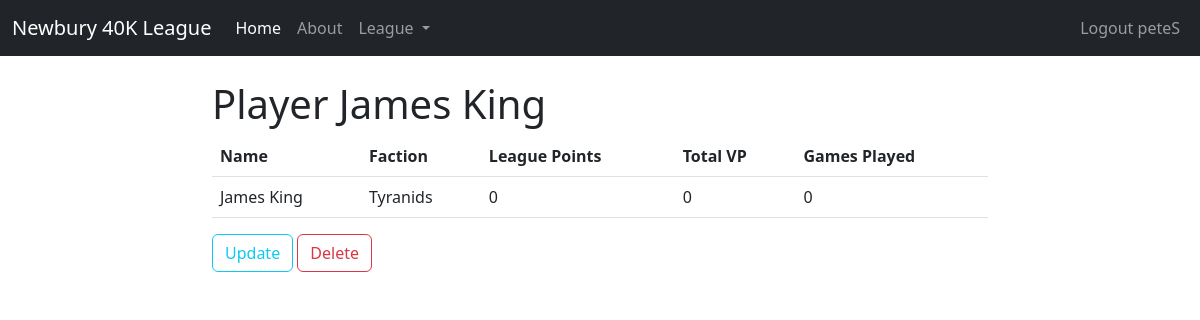
The app's page /player/1/ (signed in) with its own data.
### league/models.py (models this page shows, shortened)
class Player(models.Model):
    user = models.OneToOneField(User, on_delete=models.CASCADE)
    name = models.CharField(max_length=50)
    email = models.EmailField(max_length=100)
    faction = models.CharField(max_length=50)
    games_played = models.PositiveIntegerField(default=0)
    league_points = models.PositiveIntegerField(default=0)
    victory_points_tally = models.PositiveIntegerField(default=0)
    player_vp = models.PositiveIntegerField(default=0)

### league/views.py (the view)
# urls.py: path('player/<int:pk>/', views.PlayerDetailView.as_view(), name="player-detail"),
class PlayerDetailView(DetailView):
    model = models.Player
    fields = ['name', 'faction', 'games_played', 'league_points', 'victory_points_tally']

### league/templates/league/player_detail.html
{% extends 'league/base.html' %}
{% block content %}
<h1>Player {{object.name}}</h1>
    <table class="table">
        <thead>
          <tr>
            <th scope="col">Name</th>
            <th scope="col">Faction</th>
            <th scope="col">League Points</th>
            <th scope="col">Total VP</th>
            <th scope="col">Games Played</th>
          </tr>
        </thead>
        <tbody>
          <tr>
            <td>{{ object.name }}</td>
            <td>{{ object.faction }}</td>
            <td>{{ object.league_points }}</td>
            <td>{{ object.victory_points_tally }}</td>
            <td>{{ object.games_played }}</td>
          </tr>
        </tbody>
      </table>
{% if request.user.is_authenticated or user.is_staff %}
<div class="col-4">
  <a class= "btn btn-outline-info" href="{% url 'player-update' object.id %}">Update</a>
  <a class= "btn btn-outline-danger" href="{% url 'player-delete' object.id %}">Delete</a>
</div>
{% endif %}
{% endblock content %}

### league/templates/league/base.html (shortened to what this page needs)
<!DOCTYPE html>
<html lang="en">
<head>
    <link href="https://cdn.jsdelivr.net/npm/bootstrap@5.2.3/dist/css/bootstrap.min.css" rel="stylesheet"
>
</head>
<body>
    <nav class="navbar navbar-expand-lg navbar-dark bg-dark">
        <div class="container-fluid">
            <a class="navbar-brand" href="{% url 'home' %}">Newbury 40K League</a>
            <div class="collapse navbar-collapse" id="navbarSupportedContent">
                <ul class="navbar-nav me-auto mb-2 mb-lg-0">
                    <li class="nav-item">
                        <a class="nav-link active" aria-current="page" href="{% url 'home' %}">Home</a>
                    </li>
                    <li class="nav-item">
                        <a class="nav-link" href="{% url 'about' %}">About</a>
                    </li>
                    <li class="nav-item dropdown">
                        <a class="nav-link dropdown-toggle" href="#" role="button" data-bs-toggle="dropdown"
                            aria-expanded="false">
                            League
                        </a>
                    </li>
                </ul>
                <div class="navbar-nav">
                    {% if user.is_authenticated  %}
                    <li class="nav-item">
                        <form method="post" action="{% url 'user-logout' %}">
                            <button type="submit" class="nav-link"
                                style="background: none; border: none; cursor: pointer;">
                                Logout {{user.get_username}}
                            </button>
                        </form>
                    </li>
                    {% else %}
                    <a class="nav-item nav-link" href="{% url 'user-login' %}">Login</a>
                    <a class="nav-item nav-link" href="{% url 'user-registration' %}">Register</a>
                    {% endif %}
                </div>
            </div>
        </div>
    </nav>
    <div class="container col-8 mt-4">
        {% block content %}
        {% endblock content %}
    </div>
</body>
</html>

### records on screen
Player: name "James King", faction "Tyranids", league_points "0", victory_points_tally "0", games_played "0"

### other values on screen
{{ user.get_username }} "peteS"
